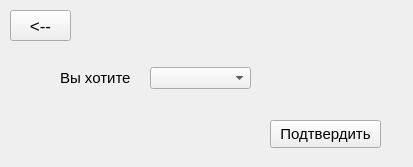
<?xml version="1.0" encoding="UTF-8"?>
<ui version="4.0">
 <class>Form</class>
 <widget class="QWidget" name="Form">
  <property name="geometry">
   <rect>
    <x>0</x>
    <y>0</y>
    <width>413</width>
    <height>167</height>
   </rect>
  </property>
  <property name="font">
   <font>
    <pointsize>11</pointsize>
   </font>
  </property>
  <property name="windowTitle">
   <string>Выберите действие</string>
  </property>
  <widget class="QPushButton" name="return_btn">
   <property name="geometry">
    <rect>
     <x>10</x>
     <y>10</y>
     <width>61</width>
     <height>31</height>
    </rect>
   </property>
   <property name="font">
    <font>
     <pointsize>13</pointsize>
    </font>
   </property>
   <property name="text">
    <string>&lt;--</string>
   </property>
  </widget>
  <widget class="QLabel" name="label">
   <property name="geometry">
    <rect>
     <x>60</x>
     <y>62</y>
     <width>81</width>
     <height>31</height>
    </rect>
   </property>
   <property name="font">
    <font>
     <pointsize>11</pointsize>
    </font>
   </property>
   <property name="text">
    <string>Вы хотите</string>
   </property>
  </widget>
  <widget class="QComboBox" name="open_protocol">
   <property name="geometry">
    <rect>
     <x>150</x>
     <y>67</y>
     <width>101</width>
     <height>22</height>
    </rect>
   </property>
  </widget>
  <widget class="QLabel" name="object_type">
   <property name="geometry">
    <rect>
     <x>270</x>
     <y>70</y>
     <width>91</width>
     <height>16</height>
    </rect>
   </property>
   <property name="text">
    <string/>
   </property>
  </widget>
  <widget class="QPushButton" name="confirm_btn">
   <property name="geometry">
    <rect>
     <x>270</x>
     <y>120</y>
     <width>111</width>
     <height>28</height>
    </rect>
   </property>
   <property name="font">
    <font>
     <pointsize>11</pointsize>
    </font>
   </property>
   <property name="text">
    <string>Подтвердить</string>
   </property>
  </widget>
 </widget>
 <resources/>
 <connections/>
</ui>
